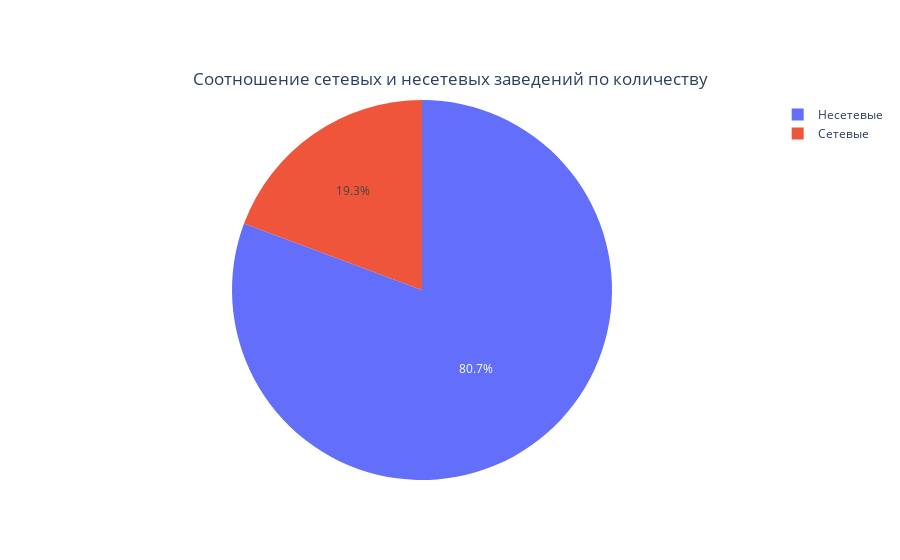

Notebook code cell kept with this figure:
### Code cell
fig = go.Figure(data=go.Pie(labels=chain_rating['количество'].value_counts()
                            .reset_index()['index'], values=data['chain'].value_counts()))
fig.update_layout(
    title={
        'text':'Соотношение сетевых и несетевых заведений по количеству',
        'y':0.87,
        'x':0.5})
for trace in fig.data:
    trace['labels']=['Несетевые', 'Сетевые']
fig.show()

### Figure 1 — Plotly figure (JSON) as saved in the notebook; plotly's stock layout.template omitted (floating-point values rounded to 4 significant figures)
{"data": [{"labels": ["Несетевые", "Сетевые"], "type": "pie", "values": [12398, 2968]}], "layout": {"title": {"text": "Соотношение сетевых и несетевых заведений по количеству", "x": 0.5, "y": 0.87}}}
